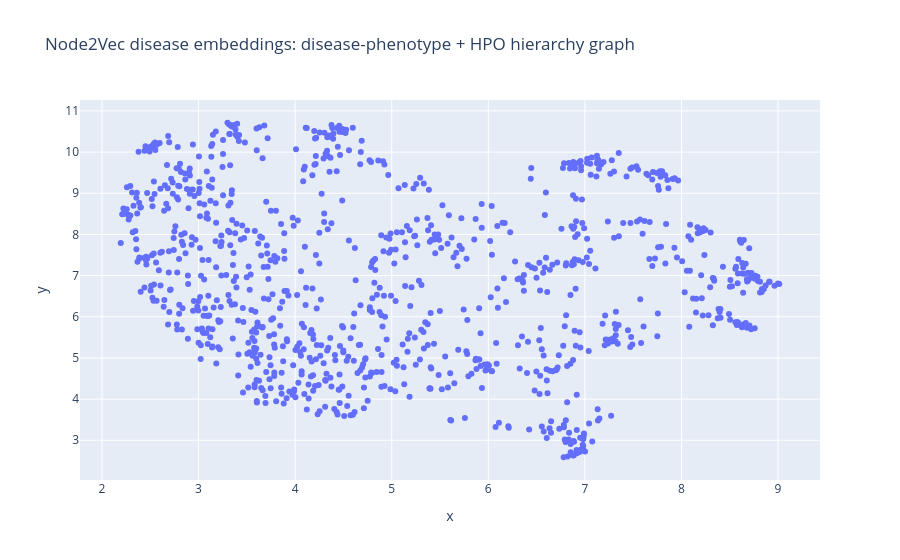

Source (notebook cell):
### Code cell
fig = px.scatter(
    projection_dph,
    x="x",
    y="y",
    hover_name="label",
    hover_data=["node_id"],
    title="Node2Vec disease embeddings: disease-phenotype + HPO hierarchy graph"
)

fig.show()

### Figure 1 — Plotly figure (JSON) as saved in the notebook; plotly's stock layout.template omitted (floating-point values rounded to 4 significant figures; data arrays with more than 128 entries replaced by an {"elided": "..."} marker saying what was removed)
{"data": [{"customdata": {"elided": "1000x1 str values"}, "hovertemplate": "<b>%{hovertext}</b><br><br>x=%{x}<br>y=%{y}<br>node_id=%{customdata[0]}<extra></extra>", "hovertext": {"elided": "1000 str values"}, "legendgroup": "", "marker": {"color": "#636efa", "symbol": "circle"}, "mode": "markers", "name": "", "orientation": "v", "showlegend": false, "type": "scatter", "x": {"elided": "1000 float values"}, "xaxis": "x", "y": {"elided": "1000 float values"}, "yaxis": "y"}], "layout": {"legend": {"tracegroupgap": 0}, "title": {"text": "Node2Vec disease embeddings: disease-phenotype + HPO hierarchy graph"}, "xaxis": {"anchor": "y", "domain": [0, 1], "title": {"text": "x"}}, "yaxis": {"anchor": "x", "domain": [0, 1], "title": {"text": "y"}}}}
